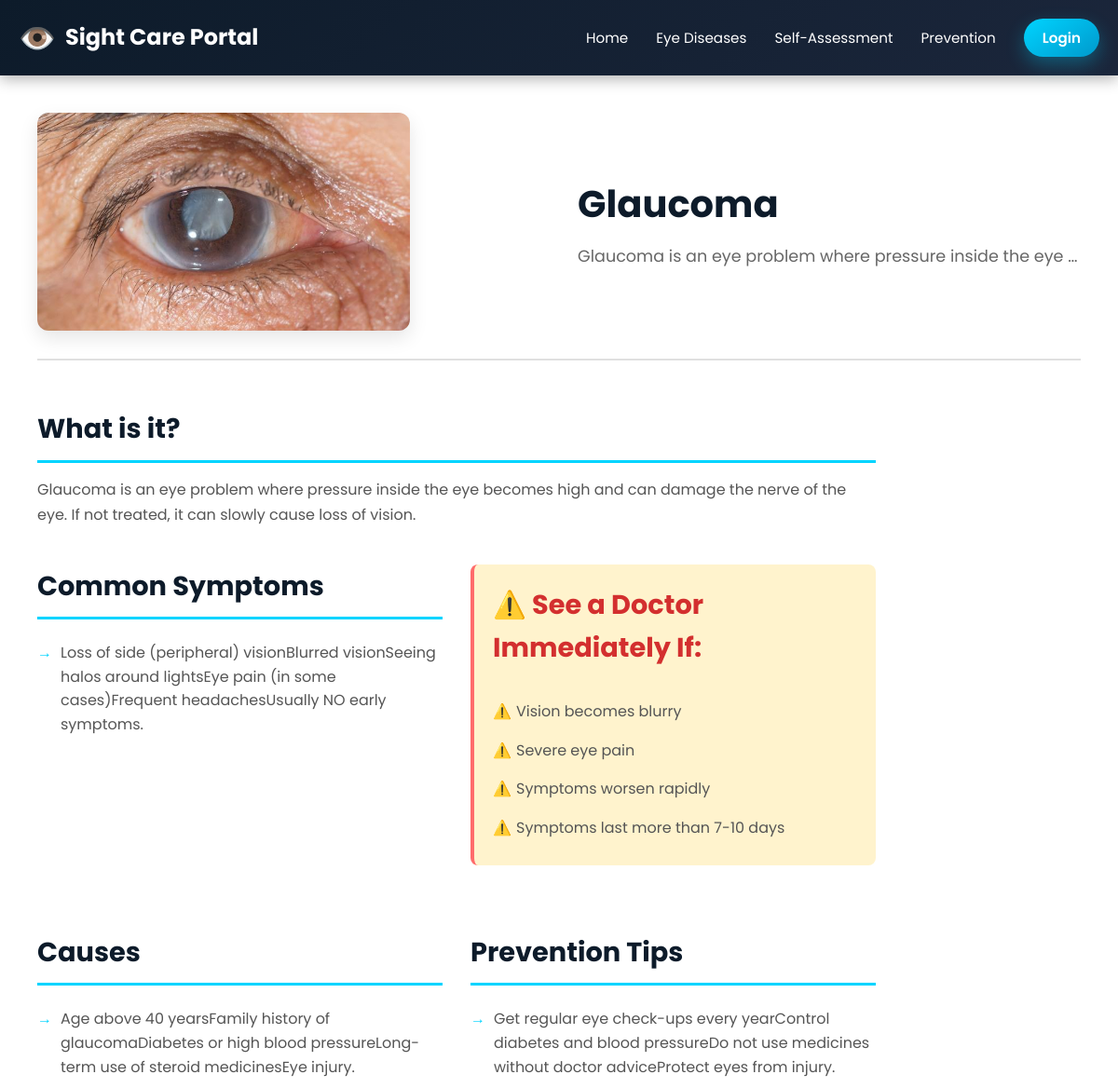
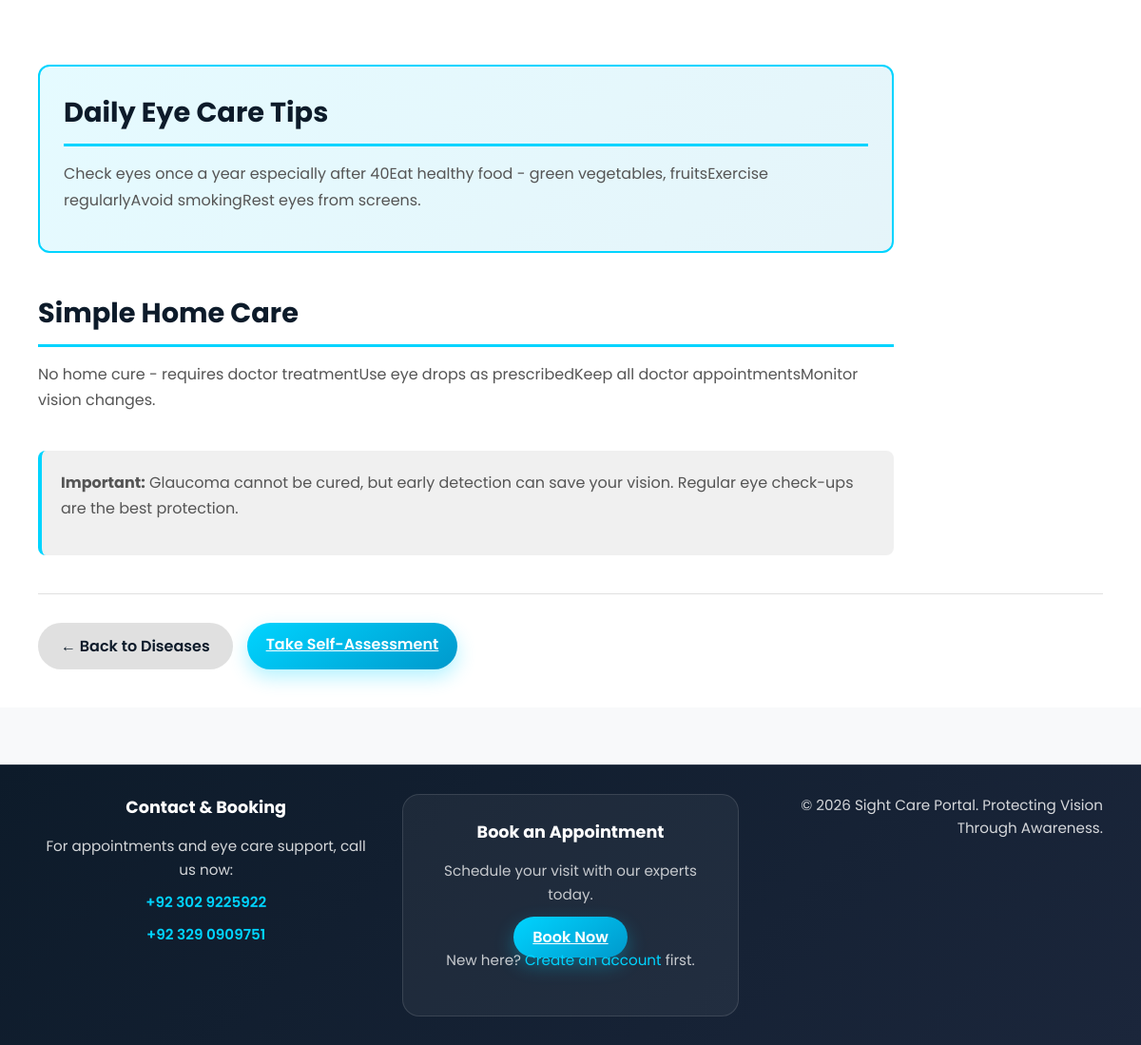
/disease/glaucoma/, run on the app's committed database (2 pictures, top to bottom).
### portal/models.py (models this page shows, shortened)
class EyeDisease(models.Model):
    name = models.CharField(max_length=200)
    slug = models.SlugField(unique=True)
    image = models.ImageField(upload_to='diseases/', blank=True, null=True)
    description = models.TextField()
    symptoms = models.TextField()
    causes = models.TextField()
    prevention_tips = models.TextField()
    daily_care_tips = models.TextField()
    home_care = models.TextField()
    important_note = models.TextField()
    order = models.IntegerField(default=0)

### portal/views.py (the view)
# urls.py: path('disease/<slug:slug>/', views.disease_detail, name='disease_detail'),
def disease_detail(request, slug):
    disease = get_object_or_404(EyeDisease, slug=slug)
    return render(request, 'portal/disease_detail.html', {'disease': disease})

### portal/templates/portal/disease_detail.html (shortened to what this page needs)
{% extends 'portal/base.html' %}
{% block content %}
<section class="disease-detail">
    <div class="container">
        <div class="disease-header">
            {% if disease.image %}
            <img src="{{ disease.image.url }}" alt="{{ disease.name }}" class="disease-image">
            {% endif %}
            <div class="disease-title">
                <h1>{{ disease.name }}</h1>
                <p class="tagline">{{ disease.description|truncatewords:10 }}</p>
            </div>
        </div>
        <div class="content-sections">
            <div class="section">
                <h2>What is it?</h2>
                <p>{{ disease.description }}</p>
            </div>
            <div class="two-column">
                <div class="section">
                    <h2>Common Symptoms</h2>
                    <ul>
                        {% for symptom in disease.symptoms.splitlines %}
                        <li>{{ symptom }}</li>
                        {% endfor %}
                    </ul>
                </div>
                <div class="section warning-box">
                    <h2>⚠️ See a Doctor Immediately If:</h2>
                    <ul>
                        <li>Vision becomes blurry</li>
                        <li>Severe eye pain</li>
                        <li>Symptoms worsen rapidly</li>
                        <li>Symptoms last more than 7-10 days</li>
                    </ul>
                </div>
            </div>
            <div class="two-column">
                <div class="section">
                    <h2>Causes</h2>
                    <ul>
                        {% for cause in disease.causes.splitlines %}
                        <li>{{ cause }}</li>
                        {% endfor %}
                    </ul>
                </div>
                <div class="section">
                    <h2>Prevention Tips</h2>
                    <ul>
                        {% for tip in disease.prevention_tips.splitlines %}
                        <li>{{ tip }}</li>
                        {% endfor %}
                    </ul>
                </div>
            </div>
            <div class="section highlight-box">
                <h2>Daily Eye Care Tips</h2>
                <p>{{ disease.daily_care_tips }}</p>
            </div>
            <div class="section">
                <h2>Simple Home Care</h2>
                <p>{{ disease.home_care }}</p>
            </div>
            <div class="section important-note">
                <p><strong>Important:</strong> {{ disease.important_note }}</p>
            </div>
        </div>
        <div class="navigation">
            <a href="{% url 'disease_list' %}" class="btn-secondary">← Back to Diseases</a>
            <a href="{% url 'self_assessment' %}" class="btn-primary">Take Self-Assessment</a>
        </div>
    </div>
</section>
{% endblock %}

### portal/static/css/style.css (style rules this page uses)
* { margin: 0; padding: 0; box-sizing: border-box; }
:root { --primary-color: #00d4ff; --primary-dark: #0099cc; --secondary-color: #1b263b; --dark-bg: #0d1b2a; --light-text: #ffffff; --muted-text: rgba(255, 255, 255, 0.7); --border-color: rgba(255, 255, 255, 0.15); --success-color: #00cc66; --warning-color: #ff6b6b; --info-color: #0099ff; }
body { font-family: 'Poppins', sans-serif; color: #333; line-height: 1.6; background-color: #f8f9fa; }
html, body { scroll-behavior: smooth; }
.btn-primary { background: linear-gradient(145deg, var(--primary-color), var(--primary-dark)); color: white; padding: 10px 20px !important; border-radius: 25px; font-weight: 600; border: none; transition: all 0.3s; box-shadow: 0 8px 20px rgba(0, 212, 255, 0.3); }
.container { max-width: 1200px; margin: 0 auto; padding: 0 20px; }
.btn-secondary { border: 1px solid rgba(255,255,255,0.18); background: transparent; color: white; padding: 12px 24px; border-radius: 25px; transition: all 0.3s ease; }
.disease-detail { padding: 40px 20px; background: white; }
.disease-header { display: grid; grid-template-columns: 1fr 1fr; gap: 40px; align-items: center; margin-bottom: 50px; padding-bottom: 30px; border-bottom: 2px solid #e0e0e0; }
.disease-header .disease-image { width: 100%; max-width: 400px; height: auto; border-radius: 12px; box-shadow: 0 8px 20px rgba(0, 0, 0, 0.1); }
.disease-title h1 { font-size: 2.5rem; color: #0d1b2a; margin-bottom: 10px; }
.disease-title .tagline { font-size: 1.1rem; color: #666; }
.content-sections { max-width: 900px; }
.section { margin-bottom: 40px; }
.section h2 { font-size: 1.8rem; color: #0d1b2a; margin-bottom: 15px; border-bottom: 3px solid var(--primary-color); padding-bottom: 10px; }
.section p { color: #555; line-height: 1.7; margin-bottom: 15px; }
.section ul { list-style: none; padding-left: 0; }
.section ul li { color: #555; padding: 8px 0 8px 25px; position: relative; }
.section ul li::before { content: '→'; position: absolute; left: 0; color: var(--primary-color); font-weight: bold; }
.two-column { display: grid; grid-template-columns: 1fr 1fr; gap: 30px; margin-bottom: 30px; }
.warning-box { background: #fff3cd; border-left: 4px solid #ff6b6b; padding: 20px; border-radius: 8px; }
.warning-box h2 { border: none; color: #d32f2f; margin-bottom: 15px; }
.warning-box ul li::before { content: '⚠️'; color: #ff6b6b; }
.highlight-box { background: linear-gradient(135deg, rgba(0, 212, 255, 0.1) 0%, rgba(0, 153, 204, 0.1) 100%); border: 2px solid var(--primary-color); border-radius: 12px; padding: 25px; }
.important-note { background: #f0f0f0; border-left: 4px solid var(--primary-color); padding: 20px; border-radius: 8px; }
.navigation { display: flex; gap: 15px; margin-top: 40px; padding-top: 30px; border-top: 1px solid #e0e0e0; }
.btn-secondary { background: #e0e0e0; color: #0d1b2a; padding: 12px 24px; border-radius: 25px; text-decoration: none; font-weight: 600; transition: all 0.3s; border: none; cursor: pointer; display: inline-flex; align-items: center; gap: 8px; }

### data on the page
EyeDisease: image (picture), name "Glaucoma", description "Glaucoma is an eye problem where pressure inside the eye …", description "Glaucoma is an eye problem where pressure inside the eye becomes high and can damage the nerve of the eye. If not treated, it can slowly cause loss of vision.", splitlines "Loss of side (peripheral) visionBlurred visionSeeing halos around lightsEye pain (in some cases)Frequent headachesUsually NO early symptoms.", splitlines "Age above 40 yearsFamily history of glaucomaDiabetes or high blood pressureLong-term use of steroid medicinesEye injury.", splitlines "Get regular eye check-ups every yearControl diabetes and blood pressureDo not use medicines without doctor adviceProtect eyes from injury.", daily_care_tips "Check eyes once a year especially after 40Eat healthy food - green vegetables, fruitsExercise regularlyAvoid smokingRest eyes from screens.", home_care "No home cure - requires doctor treatmentUse eye drops as prescribedKeep all doctor appointmentsMonitor vision changes.", important_note "Glaucoma cannot be cured, but early detection can save your vision. Regular eye check-ups are the best protection."
